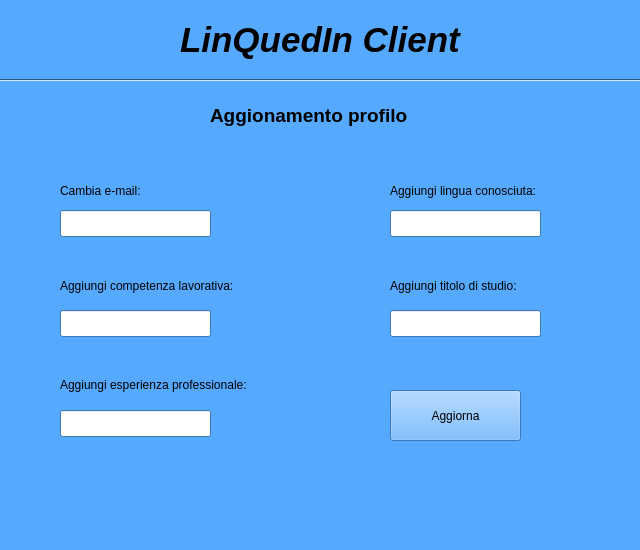
<?xml version="1.0" encoding="UTF-8"?>
<ui version="4.0">
 <class>windowClientAggiorna</class>
 <widget class="QWidget" name="windowClientAggiorna">
  <property name="geometry">
   <rect>
    <x>0</x>
    <y>0</y>
    <width>640</width>
    <height>550</height>
   </rect>
  </property>
  <property name="minimumSize">
   <size>
    <width>640</width>
    <height>550</height>
   </size>
  </property>
  <property name="maximumSize">
   <size>
    <width>640</width>
    <height>550</height>
   </size>
  </property>
  <property name="palette">
   <palette>
    <active>
     <colorrole role="WindowText">
      <brush brushstyle="SolidPattern">
       <color alpha="255">
        <red>0</red>
        <green>0</green>
        <blue>0</blue>
       </color>
      </brush>
     </colorrole>
     <colorrole role="Button">
      <brush brushstyle="SolidPattern">
       <color alpha="255">
        <red>85</red>
        <green>170</green>
        <blue>255</blue>
       </color>
      </brush>
     </colorrole>
     <colorrole role="Light">
      <brush brushstyle="SolidPattern">
       <color alpha="255">
        <red>213</red>
        <green>234</green>
        <blue>255</blue>
       </color>
      </brush>
     </colorrole>
     <colorrole role="Midlight">
      <brush brushstyle="SolidPattern">
       <color alpha="255">
        <red>149</red>
        <green>202</green>
        <blue>255</blue>
       </color>
      </brush>
     </colorrole>
     <colorrole role="Dark">
      <brush brushstyle="SolidPattern">
       <color alpha="255">
        <red>42</red>
        <green>85</green>
        <blue>127</blue>
       </color>
      </brush>
     </colorrole>
     <colorrole role="Mid">
      <brush brushstyle="SolidPattern">
       <color alpha="255">
        <red>56</red>
        <green>113</green>
        <blue>170</blue>
       </color>
      </brush>
     </colorrole>
     <colorrole role="Text">
      <brush brushstyle="SolidPattern">
       <color alpha="255">
        <red>0</red>
        <green>0</green>
        <blue>0</blue>
       </color>
      </brush>
     </colorrole>
     <colorrole role="BrightText">
      <brush brushstyle="SolidPattern">
       <color alpha="255">
        <red>255</red>
        <green>255</green>
        <blue>255</blue>
       </color>
      </brush>
     </colorrole>
     <colorrole role="ButtonText">
      <brush brushstyle="SolidPattern">
       <color alpha="255">
        <red>0</red>
        <green>0</green>
        <blue>0</blue>
       </color>
      </brush>
     </colorrole>
     <colorrole role="Base">
      <brush brushstyle="SolidPattern">
       <color alpha="255">
        <red>255</red>
        <green>255</green>
        <blue>255</blue>
       </color>
      </brush>
     </colorrole>
     <colorrole role="Window">
      <brush brushstyle="SolidPattern">
       <color alpha="255">
        <red>85</red>
        <green>170</green>
        <blue>255</blue>
       </color>
      </brush>
     </colorrole>
     <colorrole role="Shadow">
      <brush brushstyle="SolidPattern">
       <color alpha="255">
        <red>0</red>
        <green>0</green>
        <blue>0</blue>
       </color>
      </brush>
     </colorrole>
     <colorrole role="AlternateBase">
      <brush brushstyle="SolidPattern">
       <color alpha="255">
        <red>170</red>
        <green>212</green>
        <blue>255</blue>
       </color>
      </brush>
     </colorrole>
     <colorrole role="ToolTipBase">
      <brush brushstyle="SolidPattern">
       <color alpha="255">
        <red>255</red>
        <green>255</green>
        <blue>220</blue>
       </color>
      </brush>
     </colorrole>
     <colorrole role="ToolTipText">
      <brush brushstyle="SolidPattern">
       <color alpha="255">
        <red>0</red>
        <green>0</green>
        <blue>0</blue>
       </color>
      </brush>
     </colorrole>
    </active>
    <inactive>
     <colorrole role="WindowText">
      <brush brushstyle="SolidPattern">
       <color alpha="255">
        <red>0</red>
        <green>0</green>
        <blue>0</blue>
       </color>
      </brush>
     </colorrole>
     <colorrole role="Button">
      <brush brushstyle="SolidPattern">
       <color alpha="255">
        <red>85</red>
        <green>170</green>
        <blue>255</blue>
       </color>
      </brush>
     </colorrole>
     <colorrole role="Light">
      <brush brushstyle="SolidPattern">
       <color alpha="255">
        <red>213</red>
        <green>234</green>
        <blue>255</blue>
       </color>
      </brush>
     </colorrole>
     <colorrole role="Midlight">
      <brush brushstyle="SolidPattern">
       <color alpha="255">
        <red>149</red>
        <green>202</green>
        <blue>255</blue>
       </color>
      </brush>
     </colorrole>
     <colorrole role="Dark">
      <brush brushstyle="SolidPattern">
       <color alpha="255">
        <red>42</red>
        <green>85</green>
        <blue>127</blue>
       </color>
      </brush>
     </colorrole>
     <colorrole role="Mid">
      <brush brushstyle="SolidPattern">
       <color alpha="255">
        <red>56</red>
        <green>113</green>
        <blue>170</blue>
       </color>
      </brush>
     </colorrole>
     <colorrole role="Text">
      <brush brushstyle="SolidPattern">
       <color alpha="255">
        <red>0</red>
        <green>0</green>
        <blue>0</blue>
       </color>
      </brush>
     </colorrole>
     <colorrole role="BrightText">
      <brush brushstyle="SolidPattern">
       <color alpha="255">
        <red>255</red>
        <green>255</green>
        <blue>255</blue>
       </color>
      </brush>
     </colorrole>
     <colorrole role="ButtonText">
      <brush brushstyle="SolidPattern">
       <color alpha="255">
        <red>0</red>
        <green>0</green>
        <blue>0</blue>
       </color>
      </brush>
     </colorrole>
     <colorrole role="Base">
      <brush brushstyle="SolidPattern">
       <color alpha="255">
        <red>255</red>
        <green>255</green>
        <blue>255</blue>
       </color>
      </brush>
     </colorrole>
     <colorrole role="Window">
      <brush brushstyle="SolidPattern">
       <color alpha="255">
        <red>85</red>
        <green>170</green>
        <blue>255</blue>
       </color>
      </brush>
     </colorrole>
     <colorrole role="Shadow">
      <brush brushstyle="SolidPattern">
       <color alpha="255">
        <red>0</red>
        <green>0</green>
        <blue>0</blue>
       </color>
      </brush>
     </colorrole>
     <colorrole role="AlternateBase">
      <brush brushstyle="SolidPattern">
       <color alpha="255">
        <red>170</red>
        <green>212</green>
        <blue>255</blue>
       </color>
      </brush>
     </colorrole>
     <colorrole role="ToolTipBase">
      <brush brushstyle="SolidPattern">
       <color alpha="255">
        <red>255</red>
        <green>255</green>
        <blue>220</blue>
       </color>
      </brush>
     </colorrole>
     <colorrole role="ToolTipText">
      <brush brushstyle="SolidPattern">
       <color alpha="255">
        <red>0</red>
        <green>0</green>
        <blue>0</blue>
       </color>
      </brush>
     </colorrole>
    </inactive>
    <disabled>
     <colorrole role="WindowText">
      <brush brushstyle="SolidPattern">
       <color alpha="255">
        <red>42</red>
        <green>85</green>
        <blue>127</blue>
       </color>
      </brush>
     </colorrole>
     <colorrole role="Button">
      <brush brushstyle="SolidPattern">
       <color alpha="255">
        <red>85</red>
        <green>170</green>
        <blue>255</blue>
       </color>
      </brush>
     </colorrole>
     <colorrole role="Light">
      <brush brushstyle="SolidPattern">
       <color alpha="255">
        <red>213</red>
        <green>234</green>
        <blue>255</blue>
       </color>
      </brush>
     </colorrole>
     <colorrole role="Midlight">
      <brush brushstyle="SolidPattern">
       <color alpha="255">
        <red>149</red>
        <green>202</green>
        <blue>255</blue>
       </color>
      </brush>
     </colorrole>
     <colorrole role="Dark">
      <brush brushstyle="SolidPattern">
       <color alpha="255">
        <red>42</red>
        <green>85</green>
        <blue>127</blue>
       </color>
      </brush>
     </colorrole>
     <colorrole role="Mid">
      <brush brushstyle="SolidPattern">
       <color alpha="255">
        <red>56</red>
        <green>113</green>
        <blue>170</blue>
       </color>
      </brush>
     </colorrole>
     <colorrole role="Text">
      <brush brushstyle="SolidPattern">
       <color alpha="255">
        <red>42</red>
        <green>85</green>
        <blue>127</blue>
       </color>
      </brush>
     </colorrole>
     <colorrole role="BrightText">
      <brush brushstyle="SolidPattern">
       <color alpha="255">
        <red>255</red>
        <green>255</green>
        <blue>255</blue>
       </color>
      </brush>
     </colorrole>
     <colorrole role="ButtonText">
      <brush brushstyle="SolidPattern">
       <color alpha="255">
        <red>42</red>
        <green>85</green>
        <blue>127</blue>
       </color>
      </brush>
     </colorrole>
     <colorrole role="Base">
      <brush brushstyle="SolidPattern">
       <color alpha="255">
        <red>85</red>
        <green>170</green>
        <blue>255</blue>
       </color>
      </brush>
     </colorrole>
     <colorrole role="Window">
      <brush brushstyle="SolidPattern">
       <color alpha="255">
        <red>85</red>
        <green>170</green>
        <blue>255</blue>
       </color>
      </brush>
     </colorrole>
     <colorrole role="Shadow">
      <brush brushstyle="SolidPattern">
       <color alpha="255">
        <red>0</red>
        <green>0</green>
        <blue>0</blue>
       </color>
      </brush>
     </colorrole>
     <colorrole role="AlternateBase">
      <brush brushstyle="SolidPattern">
       <color alpha="255">
        <red>85</red>
        <green>170</green>
        <blue>255</blue>
       </color>
      </brush>
     </colorrole>
     <colorrole role="ToolTipBase">
      <brush brushstyle="SolidPattern">
       <color alpha="255">
        <red>255</red>
        <green>255</green>
        <blue>220</blue>
       </color>
      </brush>
     </colorrole>
     <colorrole role="ToolTipText">
      <brush brushstyle="SolidPattern">
       <color alpha="255">
        <red>0</red>
        <green>0</green>
        <blue>0</blue>
       </color>
      </brush>
     </colorrole>
    </disabled>
   </palette>
  </property>
  <property name="windowTitle">
   <string>LinQuedIn Client</string>
  </property>
  <widget class="QLabel" name="label_6">
   <property name="geometry">
    <rect>
     <x>60</x>
     <y>270</y>
     <width>221</width>
     <height>31</height>
    </rect>
   </property>
   <property name="text">
    <string>Aggiungi competenza lavorativa:</string>
   </property>
  </widget>
  <widget class="QLineEdit" name="lineEditEmail">
   <property name="geometry">
    <rect>
     <x>60</x>
     <y>210</y>
     <width>151</width>
     <height>27</height>
    </rect>
   </property>
  </widget>
  <widget class="QLineEdit" name="lineEditTitoliStudio">
   <property name="geometry">
    <rect>
     <x>390</x>
     <y>310</y>
     <width>151</width>
     <height>27</height>
    </rect>
   </property>
  </widget>
  <widget class="QLineEdit" name="lineEditEsperienze">
   <property name="geometry">
    <rect>
     <x>60</x>
     <y>410</y>
     <width>151</width>
     <height>27</height>
    </rect>
   </property>
  </widget>
  <widget class="QLabel" name="label_5">
   <property name="geometry">
    <rect>
     <x>60</x>
     <y>180</y>
     <width>101</width>
     <height>21</height>
    </rect>
   </property>
   <property name="text">
    <string>Cambia e-mail:</string>
   </property>
  </widget>
  <widget class="QLabel" name="label_7">
   <property name="geometry">
    <rect>
     <x>390</x>
     <y>180</y>
     <width>191</width>
     <height>21</height>
    </rect>
   </property>
   <property name="text">
    <string>Aggiungi lingua conosciuta:</string>
   </property>
  </widget>
  <widget class="QLabel" name="label_8">
   <property name="geometry">
    <rect>
     <x>390</x>
     <y>270</y>
     <width>171</width>
     <height>31</height>
    </rect>
   </property>
   <property name="text">
    <string>Aggiungi titolo di studio:</string>
   </property>
  </widget>
  <widget class="QLineEdit" name="lineEditLingue">
   <property name="geometry">
    <rect>
     <x>390</x>
     <y>210</y>
     <width>151</width>
     <height>27</height>
    </rect>
   </property>
  </widget>
  <widget class="QLabel" name="label_9">
   <property name="geometry">
    <rect>
     <x>60</x>
     <y>370</y>
     <width>241</width>
     <height>31</height>
    </rect>
   </property>
   <property name="text">
    <string>&lt;html&gt;&lt;head/&gt;&lt;body&gt;&lt;p&gt;Aggiungi esperienza professionale:&lt;/p&gt;&lt;/body&gt;&lt;/html&gt;</string>
   </property>
  </widget>
  <widget class="QPushButton" name="pushButtonWindowClientAggiorna">
   <property name="geometry">
    <rect>
     <x>390</x>
     <y>390</y>
     <width>131</width>
     <height>51</height>
    </rect>
   </property>
   <property name="text">
    <string>Aggiorna</string>
   </property>
  </widget>
  <widget class="QLineEdit" name="lineEditCompetenze">
   <property name="geometry">
    <rect>
     <x>60</x>
     <y>310</y>
     <width>151</width>
     <height>27</height>
    </rect>
   </property>
  </widget>
  <widget class="Line" name="line">
   <property name="geometry">
    <rect>
     <x>-10</x>
     <y>70</y>
     <width>651</width>
     <height>20</height>
    </rect>
   </property>
   <property name="orientation">
    <enum>Qt::Horizontal</enum>
   </property>
  </widget>
  <widget class="QLabel" name="label">
   <property name="geometry">
    <rect>
     <x>180</x>
     <y>20</y>
     <width>281</width>
     <height>41</height>
    </rect>
   </property>
   <property name="text">
    <string>&lt;html&gt;&lt;head/&gt;&lt;body&gt;&lt;p&gt;&lt;span style=&quot; font-size:26pt; font-weight:600; font-style:italic;&quot;&gt;LinQuedIn Client&lt;/span&gt;&lt;/p&gt;&lt;/body&gt;&lt;/html&gt;</string>
   </property>
  </widget>
  <widget class="QLabel" name="label_2">
   <property name="geometry">
    <rect>
     <x>210</x>
     <y>100</y>
     <width>201</width>
     <height>31</height>
    </rect>
   </property>
   <property name="text">
    <string>&lt;html&gt;&lt;head/&gt;&lt;body&gt;&lt;p&gt;&lt;span style=&quot; font-size:14pt; font-weight:600;&quot;&gt;Aggionamento profilo&lt;/span&gt;&lt;/p&gt;&lt;/body&gt;&lt;/html&gt;</string>
   </property>
  </widget>
 </widget>
 <resources/>
 <connections/>
</ui>
